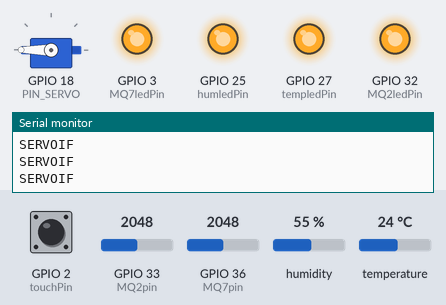
Bench run of a program on a simulated ESP32. Parts: servo, output pins drawn as LEDs (lit = HIGH), the last lines printed to the serial monitor. The inputs (shaded band) are chosen by the test bench; at power-on: humidity 55 %, GPIO 36 (MQ7pin) = 2048, GPIO 33 (MQ2pin) = 2048, GPIO 2 (touchPin) HIGH, temperature 24 °C.

Above: at 1.8 s.
1.9 s: humidity set to 51 %
3.7 s: humidity set to 48 %
At 5.3 s:
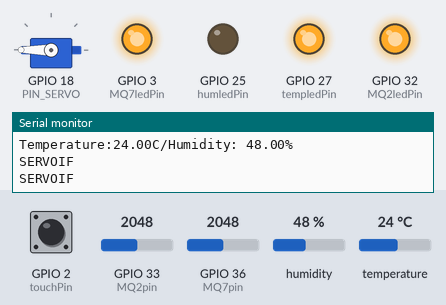
6.0 s: GPIO 36 (MQ7pin) set to 478
7.5 s: GPIO 36 (MQ7pin) set to 413
At 9.1 s:
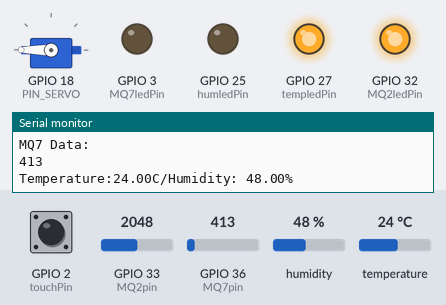
9.5 s: GPIO 33 (MQ2pin) set to 423
11.2 s: GPIO 33 (MQ2pin) set to 364
At 13.5 s:
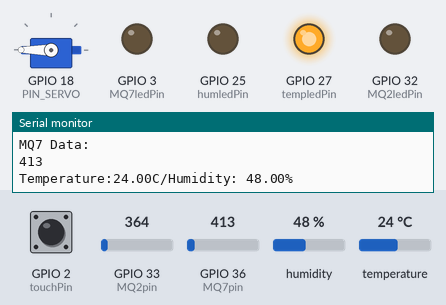
Timing chart, 0 to 14.5 s (numbered marks = the images above; inputs shaded):
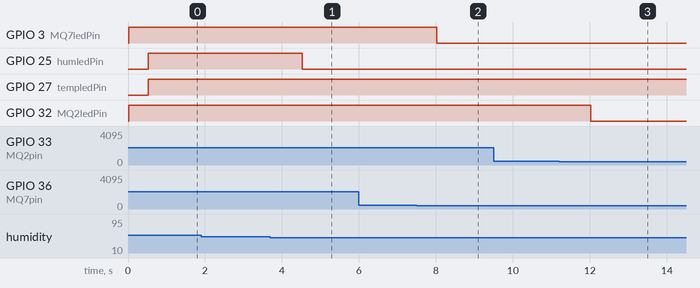

The program:

main.cpp
```cpp
#include <Arduino.h>
#include <Wire.h>
#include <SPI.h>
#include <DHT.h>
#include <ESP32PWM.h>
#include <ESP32Servo.h>

#define PIN_SERVO 18

DHT tempSensor(13, DHT11);
const int MQ2pin = 33;
const int MQ7pin = 36;

const int templedPin = 27;
const int humledPin = 25;
const int MQ2ledPin = 32;
const int MQ7ledPin = 3;

const int touchPin = 2;

float temperature = 0;
float humidity = 0;
int MQ2data = 0;
int MQ7data = 0;

bool tempAlert = false;
bool humidityAlert = false;
bool MQ2Alert = false;
bool MQ7Alert = false;

bool MQ7History = false;

Servo mg90s;

// put function definitions here:

// TEMP & HUMIDITY SENSOR
void task1(void *parameters){
  for(;;){
    temperature = tempSensor.readTemperature();
    humidity = tempSensor.readHumidity();

    if (temperature >= 23){
      tempAlert = true;
    }else if (temperature <= 23){
      tempAlert = false;
    }

    if (humidity >= 50){
      humidityAlert = true;
    }else if (humidity <= 50){
      humidityAlert = false;
    }

    Serial.print("Temperature:");
    Serial.print(temperature);
    Serial.print("C/Humidity: ");
    Serial.print(humidity);
    Serial.print("%\n");

    vTaskDelay(2000 / portTICK_PERIOD_MS);
  }
}

//SERVO MOTOR
void task2(void *parameters){
  for(;;){
    if(MQ7Alert == true){
      mg90s.attach(PIN_SERVO);
      mg90s.write(180);
      mg90s.detach();
      Serial.println("SERVOIF");
    }
    //if (MQ7Alert == false && MQ7History == false){
      //mg90s.write(0);
    //}
    vTaskDelay(500 / portTICK_PERIOD_MS);
  }
}

// MQ2 GAS SENSOR
void task3(void *parameters){
  for(;;){
    // Reading ADC Values
    MQ2data = analogRead(MQ2pin);
    if (MQ2data >= 400){
      MQ2Alert = true;
    }
    if (MQ2data <= 400){
      MQ2Alert = false;
    }
    Serial.println("MQ2 Data: ");
    Serial.println(MQ2data);

    vTaskDelay(2000 / portTICK_PERIOD_MS);
  }
}

// MQ7 GAS SENSOR
void task4(void *parameters){
  for(;;){
    // Reading ADC Values
    MQ7data = analogRead(MQ7pin);
    if (MQ7data >= 450){
      MQ7Alert = true;
    }
    else if (MQ7data <= 450){
      MQ7Alert = false;
    }

    Serial.println("MQ7 Data: ");
    Serial.println(MQ7data);

    vTaskDelay(2000 / portTICK_PERIOD_MS);
  }
}

// MQ2 GAS SENSOR ALERT
void task5(void *parameters){
  for(;;){
    if (MQ2Alert == true){
      digitalWrite(MQ2ledPin, HIGH);
    }else if (MQ2Alert == false){
      digitalWrite(MQ2ledPin, LOW);
    }

    vTaskDelay(500 / portTICK_PERIOD_MS);
  }
}

// MQ7 GAS SENSOR ALERT
void task6(void *parameters){
  for(;;){
    if (MQ7Alert == true){
      digitalWrite(MQ7ledPin, HIGH);
    }else if (MQ7Alert == false){
      digitalWrite(MQ7ledPin, LOW);
    }

    vTaskDelay(500 / portTICK_PERIOD_MS);
  }
}

// TEMP SENSOR ALERT
void task7(void *parameters){
  for(;;){
    if (tempAlert == true){
      digitalWrite(templedPin, HIGH);
    }else if (tempAlert == false){
      digitalWrite(templedPin, LOW);
    }

    vTaskDelay(500 / portTICK_PERIOD_MS);
  }
}

// HUMIDITY SENSOR ALERT
void task8(void *parameters){
  for(;;){
    if (humidityAlert == true){
      digitalWrite(humledPin, HIGH);
    }else if (humidityAlert == false){
      digitalWrite(humledPin, LOW);
    }

    vTaskDelay(500 / portTICK_PERIOD_MS);
  }
}

// SYSTEM RESET
void task9(void *parameters){
  for(;;){
    if (touchRead(touchPin)<= 50){
      MQ7History = false;
    }

    vTaskDelay(500 / portTICK_PERIOD_MS);
  }
}

void setup() {
  // put your setup code here, to run once:
  Serial.begin(9600);
  tempSensor.begin();

  pinMode (templedPin, OUTPUT);
  pinMode (humledPin, OUTPUT);
  pinMode (MQ2ledPin, OUTPUT);
  pinMode (MQ7ledPin, OUTPUT);

  xTaskCreate(
    task1, //func name
    "Task 1", //task name
    5000, //stack size
    NULL, //task parameters
    1, //task priority
    NULL //task handle
  );

  xTaskCreate(
    task2, //func name
    "Task 2", //task name
    1000, //stack size
    NULL, //task parameters
    9, //task priority
    NULL //task handle
  );

  xTaskCreate(
    task3, //func name
    "Task 3", //task name
    1000, //stack size
    NULL, //task parameters
    7, //task priority
    NULL //task handle
  );

  xTaskCreate(
    task4, //func name
    "Task 4", //task name
    1000, //stack size
    NULL, //task parameters
    8, //task priority
    NULL //task handle
  );

  xTaskCreate(
    task5, //func name
    "Task 5", //task name
    1000, //stack size
    NULL, //task parameters
    6, //task priority
    NULL //task handle
  );

  xTaskCreate(
    task6, //func name
    "Task 6", //task name
    1000, //stack size
    NULL, //task parameters
    4, //task priority
    NULL //task handle
  );

  xTaskCreate(
    task7, //func name
    "Task 7", //task name
    1000, //stack size
    NULL, //task parameters
    3, //task priority
    NULL //task handle
  );

  xTaskCreate(
    task8, //func name
    "Task 8", //task name
    1000, //stack size
    NULL, //task parameters
    2, //task priority
    NULL //task handle
  );

  xTaskCreate(
    task9, //func name
    "Task 9", //task name
    1000, //stack size
    NULL, //task parameters
    5, //task priority
    NULL //task handle
  );
}

void loop() {
  // put your main code here, to run repeatedly:
}
```

Measured:
- the behaviour switches between 50 and 49 % on humidity (found by bisection; images 0 and 1)
- the behaviour switches between 450 and 449 on GPIO 36 (MQ7pin) (found by bisection; images 1 and 2)
- the behaviour switches between 401 and 400 on GPIO 33 (MQ2pin) (found by bisection; images 2 and 3)
- after the input at 3.7 s, GPIO 25 (humledPin): HIGH → LOW after 0.82 s
- after the input at 7.5 s, GPIO 3 (MQ7ledPin): HIGH → LOW after 0.52 s
- after the input at 11.2 s, GPIO 32 (MQ2ledPin): HIGH → LOW after 0.82 s
